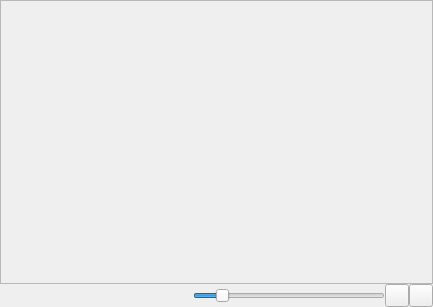
<?xml version="1.0" encoding="UTF-8"?>
<ui version="4.0">
 <class>ImageViewer</class>
 <widget class="QWidget" name="ImageViewer">
  <property name="geometry">
   <rect>
    <x>0</x>
    <y>0</y>
    <width>433</width>
    <height>307</height>
   </rect>
  </property>
  <property name="windowTitle">
   <string>Image Viewer</string>
  </property>
  <layout class="QVBoxLayout" name="verticalLayout">
   <property name="spacing">
    <number>0</number>
   </property>
   <property name="leftMargin">
    <number>0</number>
   </property>
   <property name="topMargin">
    <number>0</number>
   </property>
   <property name="rightMargin">
    <number>0</number>
   </property>
   <property name="bottomMargin">
    <number>0</number>
   </property>
   <item>
    <widget class="QScrollArea" name="scrollArea">
     <property name="alignment">
      <set>Qt::AlignCenter</set>
     </property>
     <widget class="QLabel" name="labelView">
      <property name="geometry">
       <rect>
        <x>0</x>
        <y>0</y>
        <width>431</width>
        <height>280</height>
       </rect>
      </property>
      <property name="sizePolicy">
       <sizepolicy hsizetype="Ignored" vsizetype="Ignored">
        <horstretch>0</horstretch>
        <verstretch>0</verstretch>
       </sizepolicy>
      </property>
      <property name="contextMenuPolicy">
       <enum>Qt::ActionsContextMenu</enum>
      </property>
      <property name="scaledContents">
       <bool>true</bool>
      </property>
     </widget>
    </widget>
   </item>
   <item>
    <layout class="QHBoxLayout" name="horizontalLayout">
     <item>
      <spacer name="horizontalSpacer">
       <property name="orientation">
        <enum>Qt::Horizontal</enum>
       </property>
       <property name="sizeHint" stdset="0">
        <size>
         <width>40</width>
         <height>20</height>
        </size>
       </property>
      </spacer>
     </item>
     <item>
      <widget class="QSlider" name="sliderScale">
       <property name="minimum">
        <number>1</number>
       </property>
       <property name="maximum">
        <number>800</number>
       </property>
       <property name="value">
        <number>100</number>
       </property>
       <property name="orientation">
        <enum>Qt::Horizontal</enum>
       </property>
      </widget>
     </item>
     <item>
      <widget class="QToolButton" name="buttonOriginalSize">
       <property name="toolTip">
        <string>Reset the scaling to match the original size of the image.</string>
       </property>
       <property name="icon">
        <iconset resource="icons/icons.qrc">
         <normaloff>:/icons/view</normaloff>:/icons/view</iconset>
       </property>
      </widget>
     </item>
     <item>
      <widget class="QToolButton" name="buttonFitToWindow">
       <property name="toolTip">
        <string>Set the scaling to match the size of the viewport.</string>
       </property>
       <property name="icon">
        <iconset resource="icons/icons.qrc">
         <normaloff>:/icons/monitor_link</normaloff>:/icons/monitor_link</iconset>
       </property>
       <property name="checkable">
        <bool>true</bool>
       </property>
      </widget>
     </item>
    </layout>
   </item>
  </layout>
  <action name="actionPrintImage">
   <property name="icon">
    <iconset resource="icons/icons.qrc">
     <normaloff>:/icons/print</normaloff>:/icons/print</iconset>
   </property>
   <property name="text">
    <string>Print...</string>
   </property>
   <property name="toolTip">
    <string>Open preview dialog for printing displayed image</string>
   </property>
   <property name="shortcut">
    <string>Ctrl+P</string>
   </property>
  </action>
 </widget>
 <resources>
  <include location="icons/icons.qrc"/>
 </resources>
 <connections>
  <connection>
   <sender>actionPrintImage</sender>
   <signal>triggered()</signal>
   <receiver>ImageViewer</receiver>
   <slot>openPrintImageDialog()</slot>
   <hints>
    <hint type="sourcelabel">
     <x>-1</x>
     <y>-1</y>
    </hint>
    <hint type="destinationlabel">
     <x>308</x>
     <y>190</y>
    </hint>
   </hints>
  </connection>
  <connection>
   <sender>sliderScale</sender>
   <signal>valueChanged(int)</signal>
   <receiver>ImageViewer</receiver>
   <slot>scaleImage(int)</slot>
   <hints>
    <hint type="sourcelabel">
     <x>280</x>
     <y>294</y>
    </hint>
    <hint type="destinationlabel">
     <x>216</x>
     <y>153</y>
    </hint>
   </hints>
  </connection>
  <connection>
   <sender>buttonFitToWindow</sender>
   <signal>toggled(bool)</signal>
   <receiver>ImageViewer</receiver>
   <slot>scaleToFitWindow(bool)</slot>
   <hints>
    <hint type="sourcelabel">
     <x>419</x>
     <y>294</y>
    </hint>
    <hint type="destinationlabel">
     <x>216</x>
     <y>153</y>
    </hint>
   </hints>
  </connection>
 </connections>
 <slots>
  <slot>scaleImage(int)</slot>
  <slot>scaleToFitWindow(bool)</slot>
  <slot>openPrintImageDialog()</slot>
 </slots>
</ui>
